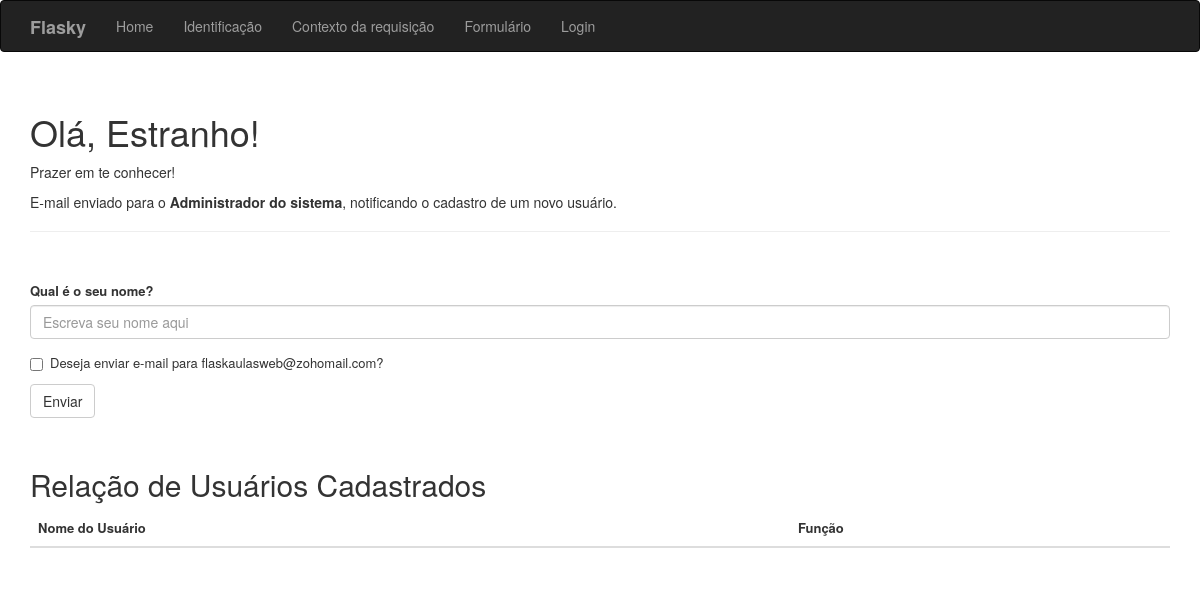
Before: / with the older database file.
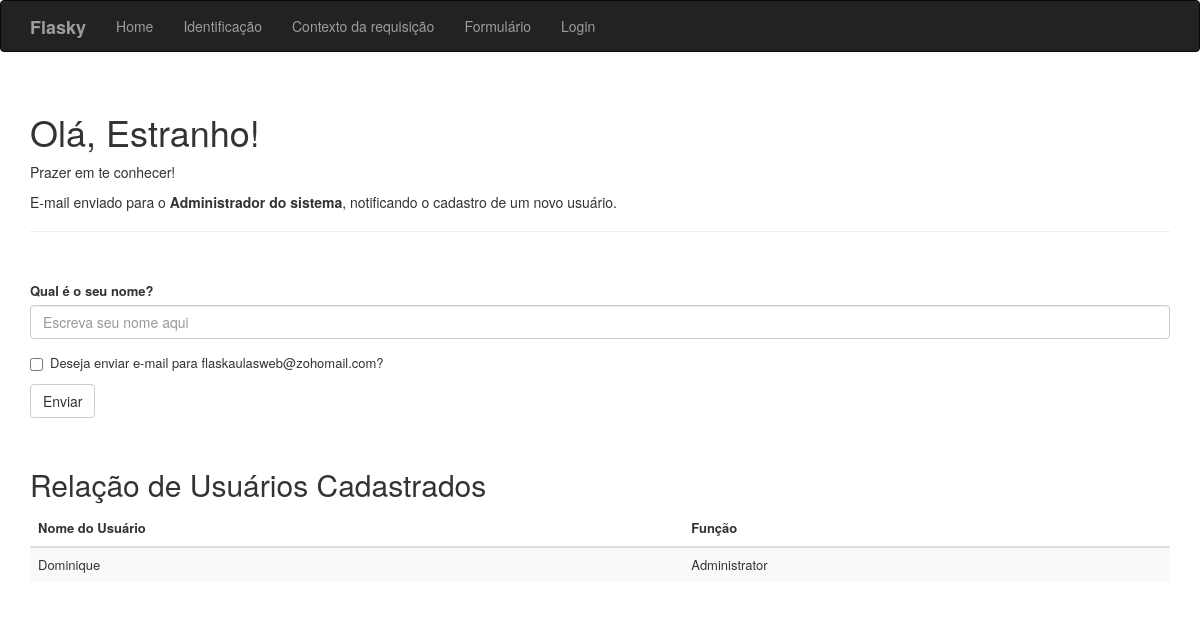
After: the same page with the newer database file.
### hello.py (models this page shows, shortened)
class User(db.Model):
    __tablename__ = 'users'
    id = db.Column(db.Integer, primary_key=True)
    username = db.Column(db.String(64), unique=True, index=True)
    role_id = db.Column(db.Integer, db.ForeignKey('roles.id'))

class Role(db.Model):
    __tablename__ = 'roles'
    id = db.Column(db.Integer, primary_key=True)
    name = db.Column(db.String(64), unique=True)
    users = db.relationship('User', backref='role', lazy='dynamic')

### hello.py (the view, shortened to what this page needs)
@app.route('/', methods=['GET', 'POST'])
def index():
    main = Main()
    users = User.query.all()
    users_count = db.session.query(func.count(User.id)).scalar()
    return fk.render_template('index.html',
                              nome=fk.session.get('nome'),
                              known=fk.session.get('known'),
                              main=main,
                              users=users,
                              users_count=users_count,
                              )

### hello.py
class Main(FlaskForm):
    nome = wf.StringField('Qual é o seu nome?', validators=[wtv.DataRequired()], render_kw={"placeholder": "Escreva seu nome aqui"})
    opcaoEmail = wf.BooleanField('Deseja enviar e-mail para flaskaulasweb@zohomail.com?')
    '''funcao = wf.SelectField(
        "Qual é a sua função (Role)?",
        choices=[('Administrator', 'Administrator'), ('Moderator', 'Moderator'), ('User', 'User')],
        validators=[wtv.DataRequired()]
    )'''
    enviar = wf.SubmitField('Enviar')

### templates/index.html (shortened to what this page needs)
{% extends "base.html" %}
{% import "bootstrap/wtf.html" as wt %}
{% block page_content %}
    <div class="page-header">
        <h1>Olá, {% if nome %}{{ nome }}{% else %}Estranho{% endif %}!</h1>
        {% if known %}
            <p>Feliz em te ver novamente!</p>
        {% else %}
            <p>Prazer em te conhecer!</p>
        {% endif %}
        <p>E-mail enviado para o <strong>Administrador do sistema</strong>, notificando o cadastro de um novo usuário.</p>
    </div>
    <div class="page-content">
        {{ wt.quick_form(main) }}
    </div>
        <div class="page-content">
        <h2>Relação de Usuários Cadastrados</h2>
        <table class="table table-striped table-hover align-middle m-0">
            <thead>
                <tr>
                    <th>Nome do Usuário</th>
                    <th>Função</th>
                </tr>
            </thead>
            <tbody>
                {% for user in users %}
                    <tr>
                        <td>{{ user.username }}</td>
                        <td>{{ user.role.name if user.role else 'Sem função' }}</td>
                    </tr>
                {% endfor %}
            </tbody>
        </table>
    </div>
{% endblock %}

### templates/base.html (shortened to what this page needs)
{% extends "bootstrap/base.html" %}
{% block head %}
    {{ super() }}
    <link rel="stylesheet" href="{{ url_for('static', filename='login.css') }}">
{% endblock %}
{% block navbar %}
    <div class="navbar navbar-inverse" role="navigation">
        <div class="container">
            <div class="navbar-header">
                <a class="navbar-brand" href="/">
                    <b>Flasky</b>
                </a>
            </div>
            <div class="navbar-collapse collapse">
                <ul class="nav navbar-nav">
                    <li><a href="/">Home</a></li>
                    <li><a href="/user/Fabio Teixeira/PT23820X/IFSP">Identificação</a></li>
                    <li><a href="/contextorequisicao/Fabio Teixeira">Contexto da requisição</a></li>
                    <li><a href="/formulario    ">Formulário</a></li>
                    <li><a href="/login   ">Login</a></li>
                </ul>
            </div>
        </div>
    </div>
{% endblock %}
{% block content %}
    <div class="container">
        {% block page_content %}{% endblock %}
{% endblock %}

### static/login.css (style rules this page uses)
.page-content { margin-top: 50px; font-size: 13px; }

Changed rows visible on the page:
added User: username "Dominique", role "Administrator"
